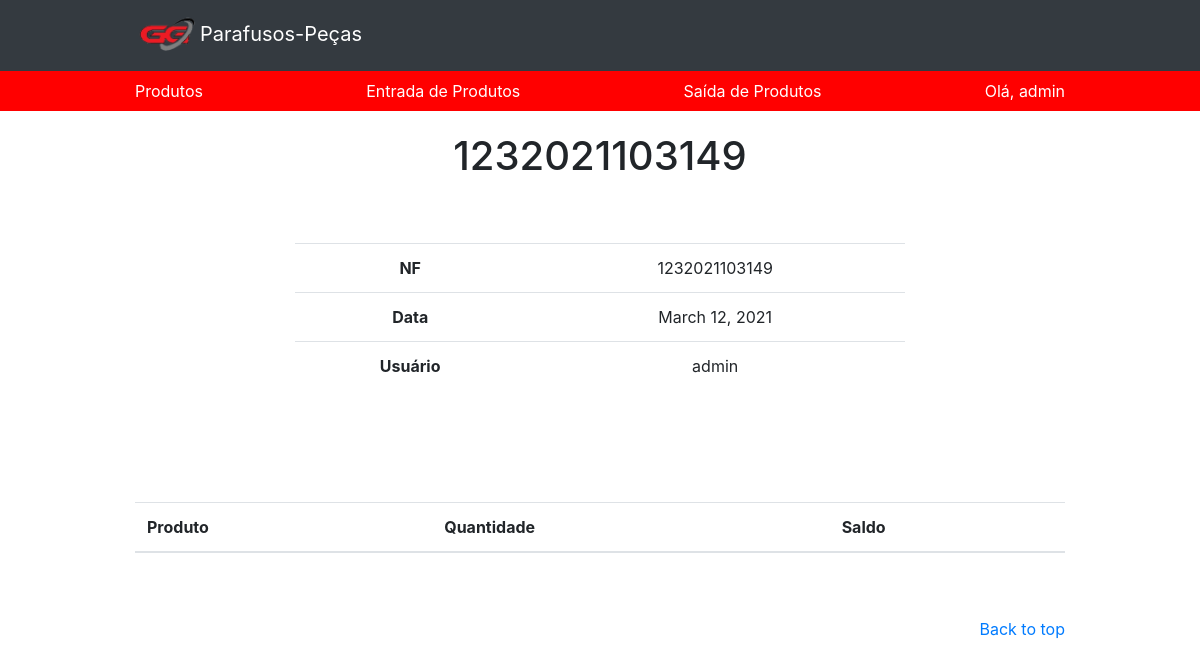
The page /estoque/entrada/51/ (signed in) on the database as committed earlier.
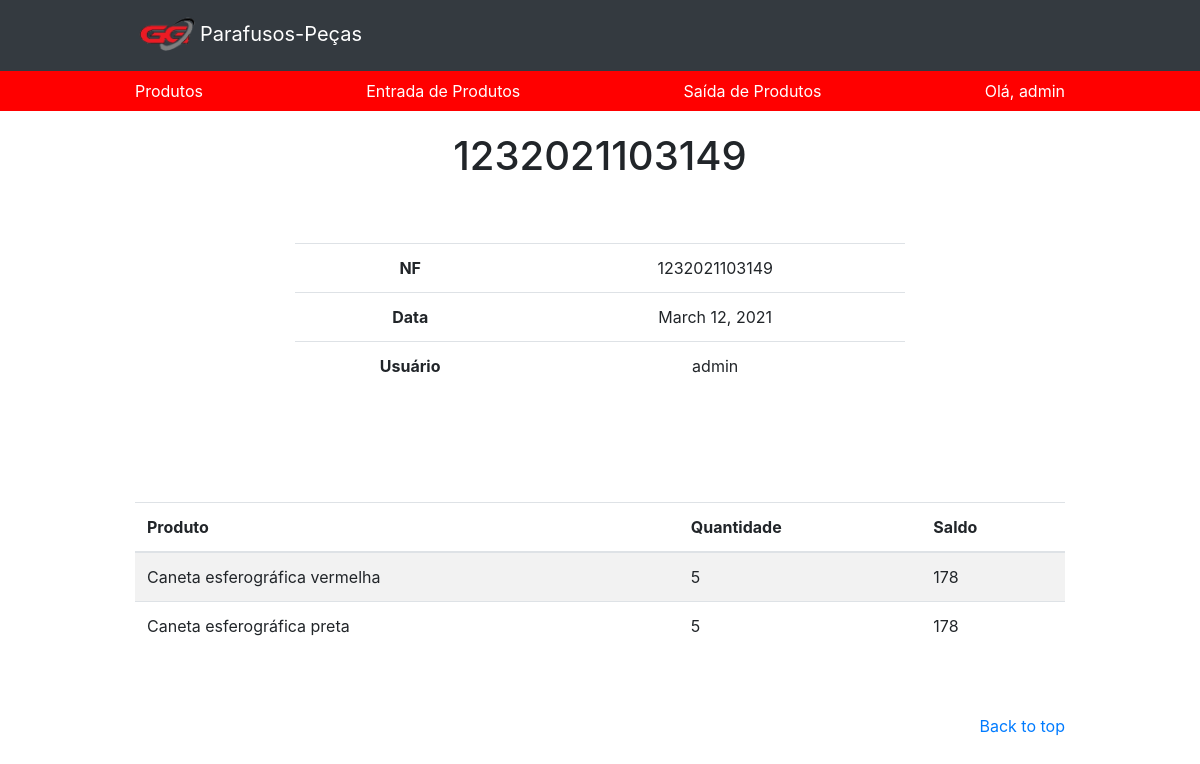
The same page on the database as committed later.
### app/models.py (models this page shows, shortened)
class EstoqueItens(models.Model):
    estoque = models.ForeignKey(Estoque, on_delete=models.CASCADE, related_name='estoques')
    produto = models.ForeignKey(Produto, on_delete=models.CASCADE)
    quantidade = models.PositiveIntegerField()
    saldo = models.PositiveIntegerField(blank=True)
    class Meta:
        ordering=('pk',)

class Produto(models.Model):
    nome = models.CharField(max_length=100)
    codigo = models.IntegerField(default=None)
    marca = models.CharField(max_length=100, default=None)
    quantidade = models.IntegerField()
    preco = models.DecimalField(max_digits=100, decimal_places= 2, default=None)
    ativo = models.BooleanField(default=True)
    def __str__(self):
        return str(self.nome)
    class Meta:
        db_table = 'produto'

### app/views.py (the view)
# urls.py: path('estoque/entrada/<int:id>/', views.estoque_entrada_detail, name='estoque_entrada_detail'),
@login_required(login_url='/login')
def estoque_entrada_detail(request, id):
    template_name = 'app/estoque_entrada_detail.html'
    obj = EstoqueEntrada.objects.get(id=id)
    context={'object': obj}
    return render(request, template_name, context)

### app/managers.py (called while the page is built)
    def get_queryset(self):
        return super(EstoqueEntradaManager, self).get_queryset().filter(movimento='e')

### app/models.py (called while the page is built)
    def __str__(self):
        return '{}'.format(self.nf)

    def nf_formated(self):
        return str(self.nf).zfill(3)

### app/templates/app/estoque_entrada_detail.html (shortened to what this page needs)
<!DOCTYPE html>
<html>
<head>
    {% load static %}
    <link rel="stylesheet" type="text/css" href="{% static 'app/css/bootstrap/bootstrap.min.css' %}">
    <link rel="stylesheet" type="text/css" href="{% static 'app/css/produto.css' %}">
    <link rel="stylesheet" href="https://cdnjs.cloudflare.com/ajax/libs/font-awesome/4.7.0/css/font-awesome.min.css">
</head>
<body>
    <header>
        {% include "app/header.html"  %}
    </header>
        <section class="jumbotron text-center">
            <div class="container">
            <h1>{{ object }}</h1>
                <br>
                <br>
                <table class="table table-user-information">
                    <tbody>
                      <tr>
                        <th class="">NF</th>
                        <td>
                          {{ object.nf_formated }}
                        </td>
                      </tr>
                      <tr>
                        <th class="">Data</th>
                        <td>{{ object.created }}</td>
                      </tr>
                      <tr>
                        <th class="">Usuário</th>
                        <td>{{ object.usuario.username }}</td>
                      </tr>
                    </tbody>
                  </table>
            </div>
        </section>
        <div class="container">
            	<table class="table table-striped">
	            	<thead>
	            		<tr>
	            			<th>Produto</th>
	            			<th>Quantidade</th>
	            			<th>Saldo</th>
	            		</tr>
	            	</thead>
	            	<tbody>
	            		{% for obj in object.estoques.all %}
	            		<tr>
	            			<td>{{ obj.produto }}</td>
	            			<td>{{ obj.quantidade }}</td>
	            			<td>{{ obj.saldo }}</td>
	            		</tr>
	            		{% endfor %}
	            	</tbody>
	            </table>
            </div>
        <footer class="text-muted">
            <div class="container">
                <p class="float-right">
                    <a href="#">Back to top</a>
                </p>
            </div>
        </footer>
    </body>
</html>

Rows that differ between the two databases and show on the page:
added EstoqueItens: produto "Caneta esferográfica vermelha", quantidade "5", saldo "178"
added EstoqueItens: produto "Caneta esferográfica preta", quantidade "5", saldo "178"
